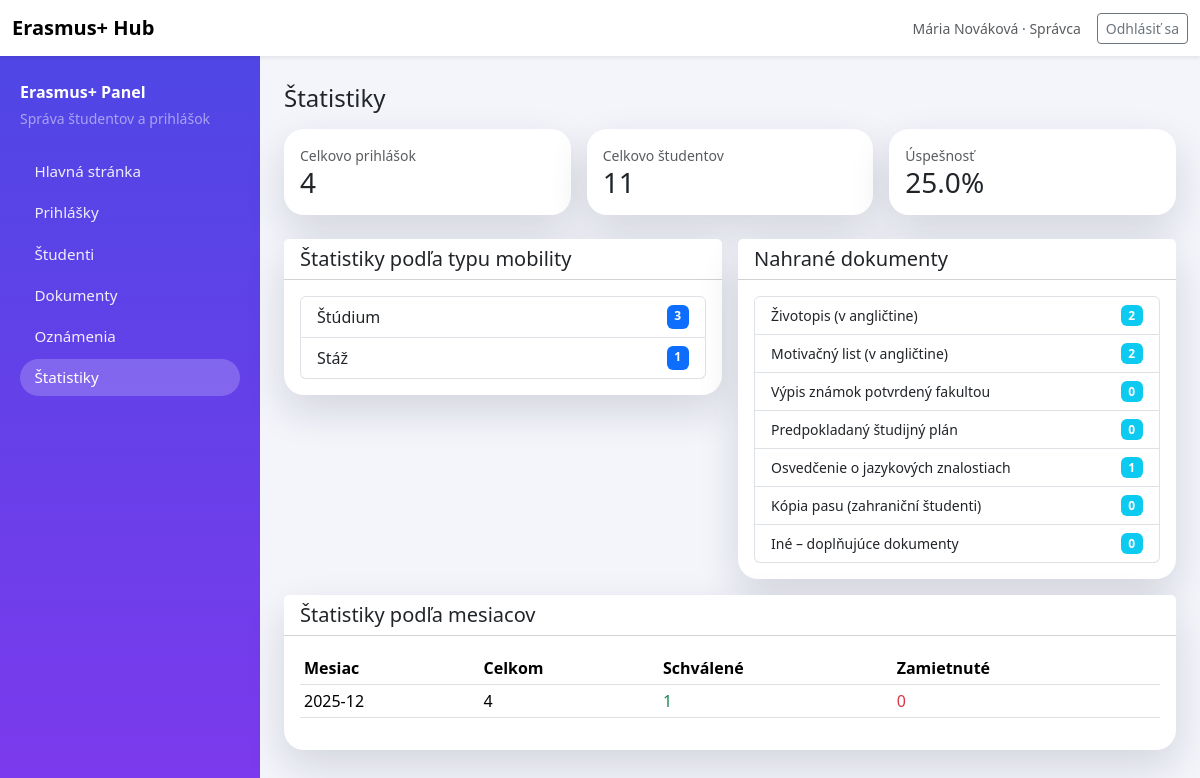
The page /admin/statistics (signed in) on the database its author committed.
### tables this page shows
CREATE TABLE applications (
            id TEXT PRIMARY KEY,
            student_email TEXT NOT NULL,
            student_name TEXT NOT NULL,
            university TEXT NOT NULL,
            mobility_type TEXT NOT NULL,
            status TEXT NOT NULL DEFAULT 'Podaná' CHECK(status IN ('Podaná', 'Schválená', 'Zamietnutá')),
            progress INTEGER DEFAULT 0,
            submitted_date TEXT,
            approved_at TEXT,
            approved_by TEXT,
            rejected_at TEXT,
            rejected_by TEXT,
            rejection_reason TEXT,
            created_at TIMESTAMP DEFAULT CURRENT_TIMESTAMP,
            FOREIGN KEY (student_email) REFERENCES users(email)
        );

CREATE TABLE documents (
            id INTEGER PRIMARY KEY AUTOINCREMENT,
            application_id TEXT NOT NULL,
            document_key TEXT NOT NULL,
            document_label TEXT NOT NULL,
            filename TEXT NOT NULL,
            status TEXT NOT NULL DEFAULT 'Odoslaný' CHECK(status IN ('Odoslaný', 'V preverovaní', 'Schválený', 'Zamietnutý')),
            uploaded_at TIMESTAMP DEFAULT CURRENT_TIMESTAMP,
            FOREIGN KEY (application_id) REFERENCES applications(id) ON DELETE CASCADE
        );

### app.py (the view)
@app.route("/admin/statistics")
@role_required("admin")
def admin_statistics():
    all_applications = Application.get_all()
    all_students = User.get_all_students()
    applications_approved = len([a for a in all_applications if a["status"] == "Schválená"])
    applications_rejected = len([a for a in all_applications if a["status"] == "Zamietnutá"])
    monthly_stats = {}
    for app in all_applications:
        if app.get("created_at"):
            try:
                if isinstance(app["created_at"], str):
                    try:
                        date_obj = datetime.fromisoformat(app["created_at"].replace(" ", "T"))
                    except:
                        date_obj = datetime.strptime(app["created_at"], "%Y-%m-%d %H:%M:%S")
                else:
                    date_obj = app["created_at"]
                month_key = date_obj.strftime("%Y-%m")
                if month_key not in monthly_stats:
                    monthly_stats[month_key] = {"total": 0, "approved": 0, "rejected": 0}
                monthly_stats[month_key]["total"] += 1
                if app["status"] == "Schválená":
                    monthly_stats[month_key]["approved"] += 1
                elif app["status"] == "Zamietnutá":
                    monthly_stats[month_key]["rejected"] += 1
            except Exception as e:
                pass
    mobility_stats = {}
    for app in all_applications:
        mob_type = app.get("mobility_type", "Nezadané")
        mobility_stats[mob_type] = mobility_stats.get(mob_type, 0) + 1
    doc_stats = {}
    for req in DOCUMENT_REQUIREMENTS:
        count = 0
        for app in all_applications:
            docs = Document.get_by_application(app["id"])
            if any(d["document_key"] == req["key"] for d in docs):
                count += 1
        doc_stats[req["label"]] = count
    return render_template(
        "admin_statistics.html",
        monthly_stats=monthly_stats,
        mobility_stats=mobility_stats,
        doc_stats=doc_stats,
        total_applications=len(all_applications),
        total_students=len(all_students),
        applications_approved=applications_approved,
        applications_rejected=applications_rejected,
        active_tab="statistics",
    )

### app.py (called while the page is built)
def role_required(*allowed_roles):
    def decorator(f):
        @wraps(f)
        def decorated_function(*args, **kwargs):
            user = session.get("user")
            if not user:
                flash("Najprv sa prihláste.", "warning")
                return redirect(url_for("login"))
            if user.get("role") not in allowed_roles:
                flash("Nemáte oprávnenie na prístup k tejto stránke.", "danger")
                if user.get("role") == "student":
                    return redirect(url_for("student_dashboard"))
                else:
                    return redirect(url_for("admin_panel"))
            return f(*args, **kwargs)
        return decorated_function
    return decorator

@app.context_processor
def inject_current_user():
    return {"current_user": session.get("user")}

### database.py (called while the page is built)
def get_db():
    conn = sqlite3.connect(DATABASE)
    conn.row_factory = sqlite3.Row
    return conn

### models.py (called while the page is built)
    @staticmethod
    def get_all_students():
        conn = get_db()
        cursor = conn.cursor()
        cursor.execute("SELECT * FROM users WHERE role = 'student'")
        students = [dict(row) for row in cursor.fetchall()]
        conn.close()
        return students

    @staticmethod
    def get_all():
        conn = get_db()
        cursor = conn.cursor()
        cursor.execute("SELECT * FROM applications ORDER BY created_at DESC")
        apps = [dict(row) for row in cursor.fetchall()]
        conn.close()
        return apps

    @staticmethod
    def get_by_application(application_id):
        conn = get_db()
        cursor = conn.cursor()
        cursor.execute("SELECT * FROM documents WHERE application_id = ?", (application_id,))
        docs = [dict(row) for row in cursor.fetchall()]
        conn.close()
        return docs

### templates/admin_statistics.html (shortened to what this page needs)
{% extends "base.html" %}
{% block body_class %}dashboard-body{% endblock %}
{% block content %}
<div class="dashboard-shell">
    <aside class="dashboard-sidebar">
        <div class="mb-4">
            <div class="fw-semibold mb-1">Erasmus+ Panel</div>
            <div class="small text-white-50">Správa študentov a prihlášok</div>
        </div>
        <nav class="nav flex-column gap-1">
            <a class="nav-link {% if active_tab == 'home' %}active{% endif %}" href="{{ url_for('admin_panel', tab='home') }}">Hlavná stránka</a>
            <a class="nav-link {% if active_tab == 'applications' %}active{% endif %}" href="{{ url_for('admin_panel', tab='applications') }}">Prihlášky</a>
            <a class="nav-link {% if active_tab == 'students' %}active{% endif %}" href="{{ url_for('admin_panel', tab='students') }}">Študenti</a>
            <a class="nav-link {% if active_tab == 'documents' %}active{% endif %}" href="{{ url_for('admin_panel', tab='documents') }}">Dokumenty</a>
            <a class="nav-link {% if active_tab == 'announcements' %}active{% endif %}" href="{{ url_for('admin_panel', tab='announcements') }}">Oznámenia</a>
            <a class="nav-link {% if active_tab == 'statistics' %}active{% endif %}" href="{{ url_for('admin_statistics') }}">Štatistiky</a>
        </nav>
    </aside>
    <div class="dashboard-main">
        <h1 class="h4 mb-3">Štatistiky</h1>
    <div class="row g-3 mb-4">
        <div class="col-md-4">
            <div class="card card-soft">
                <div class="card-body">
                    <div class="small text-muted">Celkovo prihlášok</div>
                    <div class="h3 mb-0">{{ total_applications }}</div>
                </div>
            </div>
        </div>
        <div class="col-md-4">
            <div class="card card-soft">
                <div class="card-body">
                    <div class="small text-muted">Celkovo študentov</div>
                    <div class="h3 mb-0">{{ total_students }}</div>
                </div>
            </div>
        </div>
        <div class="col-md-4">
            <div class="card card-soft">
                <div class="card-body">
                    <div class="small text-muted">Úspešnosť</div>
                    <div class="h3 mb-0">
                        {% if total_applications > 0 %}
                            {{ ((applications_approved / total_applications) * 100)|round(1) }}%
                        {% else %}
                            0%
                        {% endif %}
                    </div>
                </div>
            </div>
        </div>
    </div>
    <div class="row g-3">
        <div class="col-lg-6">
            <div class="card card-soft">
                <div class="card-header bg-white">
                    <h5 class="mb-0">Štatistiky podľa typu mobility</h5>
                </div>
                <div class="card-body">
                    {% if mobility_stats %}
                        <ul class="list-group">
                            {% for mob_type, count in mobility_stats.items() %}
                            <li class="list-group-item d-flex justify-content-between">
                                <span>{{ mob_type }}</span>
                                <span class="badge bg-primary">{{ count }}</span>
                            </li>
                            {% endfor %}
                        </ul>
                    {% else %}
                        <p class="text-muted">Žiadne údaje.</p>
                    {% endif %}
                </div>
            </div>
        </div>
        <div class="col-lg-6">
            <div class="card card-soft">
                <div class="card-header bg-white">
                    <h5 class="mb-0">Nahrané dokumenty</h5>
                </div>
                <div class="card-body">
                    {% if doc_stats %}
                        <ul class="list-group">
                            {% for doc_name, count in doc_stats.items() %}
                            <li class="list-group-item d-flex justify-content-between">
                                <span class="small">{{ doc_name }}</span>
                                <span class="badge bg-info">{{ count }}</span>
                            </li>
                            {% endfor %}
                        </ul>
                    {% else %}
                        <p class="text-muted">Žiadne údaje.</p>
                    {% endif %}
                </div>
            </div>
        </div>
    </div>
    {% if monthly_stats %}
    <div class="card card-soft mt-3">
        <div class="card-header bg-white">
            <h5 class="mb-0">Štatistiky podľa mesiacov</h5>
        </div>
        <div class="card-body">
            <div class="table-responsive">
                <table class="table table-sm">
                    <thead>
                        <tr>
                            <th>Mesiac</th>
                            <th>Celkom</th>
                            <th>Schválené</th>
                            <th>Zamietnuté</th>
                        </tr>
                    </thead>
                    <tbody>
                        {% for month, stats in monthly_stats.items() %}
                        <tr>
                            <td>{{ month }}</td>
                            <td>{{ stats.total }}</td>
                            <td class="text-success">{{ stats.approved }}</td>
                            <td class="text-danger">{{ stats.rejected }}</td>
                        </tr>
                        {% endfor %}
                    </tbody>
                </table>
            </div>
        </div>
    </div>
    {% endif %}
    </div>
</div>
{% endblock %}

### static/css/styles.css (style rules this page uses)
body { min-height: 100vh; font-family: system-ui, -apple-system, BlinkMacSystemFont, "Segoe UI", sans-serif; }
.card-soft { border-radius: 20px; box-shadow: 0 16px 40px rgba(15, 23, 42, 0.14); border: none; }
.dashboard-body { background-color: #f4f5fb; }
.dashboard-shell { display: grid; grid-template-columns: 260px minmax(0, 1fr); gap: 0; margin-top: 0; }
.dashboard-sidebar { background: linear-gradient(180deg, #4f46e5, #7c3aed); color: #fff; min-height: calc(100vh - 64px); padding: 1.5rem 1.25rem; }
.dashboard-sidebar .nav-link { color: rgba(255, 255, 255, 0.9); border-radius: 999px; padding: 0.45rem 0.9rem; display: flex; align-items: center; gap: 0.5rem; font-size: 0.95rem; background: transparent; transition: background-color 0.2s ease; }
.dashboard-sidebar .nav-link.active, .dashboard-sidebar .nav-link:hover { background: rgba(255, 255, 255, 0.2); color: #fff; }
.dashboard-main { padding: 1.75rem 1.5rem; }
@media (min-width: 992px) { .dashboard-shell { grid-template-columns: 260px minmax(0, 1fr); } }

### rows shown on the page
applications: mobility_type "Štúdium", count "3"
applications: mobility_type "Stáž", count "1"
documents: document_label "Motivačný list (v angličtine)", id "2"

### other values the page prints
{{ current_user.name }} "Mária Nováková"
{{ total_applications }} "4"
{{ total_students }} "11"
{{ ((applications_approved / total_applications) * 100)|round(1) }} "25.0"
{{ doc_name }} "Životopis (v angličtine)" "Výpis známok potvrdený fakultou" "Predpokladaný študijný plán" "Osvedčenie o jazykových znalostiach" "Kópia pasu (zahraniční študenti)" "Iné – doplňujúce dokumenty"
{{ count }} "2" "0" "0" "1" "0" "0"
{{ month }} "2025-12"
{{ stats.total }} "4"
{{ stats.approved }} "1"
{{ stats.rejected }} "0"
